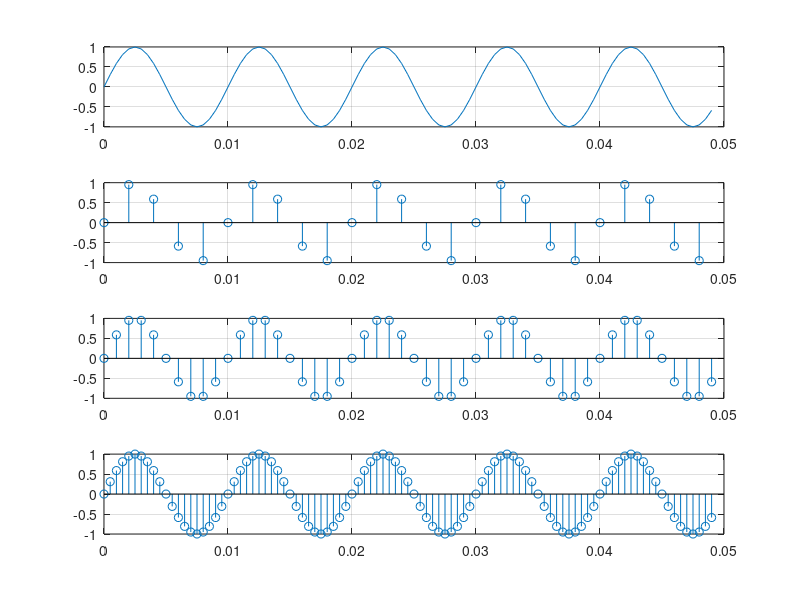

Write MATLAB code to recreate this figure.


Sr = 1000; %sampling rate : times / sec
ts = 1/Sr; %sampling time
N  = 50;   %sampling Num
T = ts*(N-1); % Sampling duration
t1 = 0:ts:T;
t2 = 0:ts/2:T;
t0 = 0:ts*2:T;

f0 = 100;  %signal frequency
w0 = 2*pi*f0; %signal angular freq

y1 = sin(w0*t1); % Basic signal
y2 = sin(w0*t2); % Basic signal
y0 = sin(w0*t0); % Basic signal

subplot(4,1,1); plot(t2,y2); grid
subplot(4,1,2); stem(t0,y0); grid
subplot(4,1,3); stem(t1,y1); grid
subplot(4,1,4); stem(t2,y2); grid




